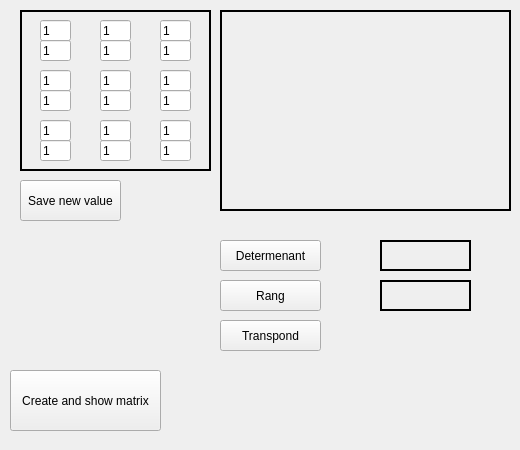
<?xml version="1.0" encoding="UTF-8"?>
<ui version="4.0">
 <class>Interface</class>
 <widget class="QWidget" name="Interface">
  <property name="geometry">
   <rect>
    <x>0</x>
    <y>0</y>
    <width>520</width>
    <height>450</height>
   </rect>
  </property>
  <property name="windowTitle">
   <string>Practice№3</string>
  </property>
  <widget class="QPushButton" name="Determenant">
   <property name="geometry">
    <rect>
     <x>220</x>
     <y>240</y>
     <width>101</width>
     <height>31</height>
    </rect>
   </property>
   <property name="text">
    <string>Determenant</string>
   </property>
  </widget>
  <widget class="QPushButton" name="Transponed">
   <property name="geometry">
    <rect>
     <x>220</x>
     <y>320</y>
     <width>101</width>
     <height>31</height>
    </rect>
   </property>
   <property name="text">
    <string>Transpond</string>
   </property>
   <property name="autoRepeat">
    <bool>false</bool>
   </property>
  </widget>
  <widget class="QPushButton" name="ShowMatrix">
   <property name="geometry">
    <rect>
     <x>10</x>
     <y>370</y>
     <width>151</width>
     <height>61</height>
    </rect>
   </property>
   <property name="text">
    <string>Create and show matrix</string>
   </property>
  </widget>
  <widget class="QPushButton" name="Rang">
   <property name="geometry">
    <rect>
     <x>220</x>
     <y>280</y>
     <width>101</width>
     <height>31</height>
    </rect>
   </property>
   <property name="text">
    <string>Rang</string>
   </property>
  </widget>
  <widget class="QFrame" name="frame">
   <property name="geometry">
    <rect>
     <x>20</x>
     <y>10</y>
     <width>191</width>
     <height>161</height>
    </rect>
   </property>
   <property name="frameShape">
    <enum>QFrame::Box</enum>
   </property>
   <property name="frameShadow">
    <enum>QFrame::Plain</enum>
   </property>
   <property name="lineWidth">
    <number>2</number>
   </property>
   <property name="midLineWidth">
    <number>0</number>
   </property>
   <widget class="QLineEdit" name="Znam22">
    <property name="geometry">
     <rect>
      <x>140</x>
      <y>130</y>
      <width>31</width>
      <height>21</height>
     </rect>
    </property>
    <property name="text">
     <string>1</string>
    </property>
   </widget>
   <widget class="QLineEdit" name="Chislit22">
    <property name="geometry">
     <rect>
      <x>140</x>
      <y>110</y>
      <width>31</width>
      <height>21</height>
     </rect>
    </property>
    <property name="text">
     <string>1</string>
    </property>
   </widget>
   <widget class="QLineEdit" name="Znam21">
    <property name="geometry">
     <rect>
      <x>140</x>
      <y>80</y>
      <width>31</width>
      <height>21</height>
     </rect>
    </property>
    <property name="text">
     <string>1</string>
    </property>
   </widget>
   <widget class="QLineEdit" name="Chislit21">
    <property name="geometry">
     <rect>
      <x>140</x>
      <y>60</y>
      <width>31</width>
      <height>21</height>
     </rect>
    </property>
    <property name="text">
     <string>1</string>
    </property>
   </widget>
   <widget class="QLineEdit" name="Znam20">
    <property name="geometry">
     <rect>
      <x>140</x>
      <y>30</y>
      <width>31</width>
      <height>21</height>
     </rect>
    </property>
    <property name="text">
     <string>1</string>
    </property>
   </widget>
   <widget class="QLineEdit" name="Chislit20">
    <property name="geometry">
     <rect>
      <x>140</x>
      <y>10</y>
      <width>31</width>
      <height>21</height>
     </rect>
    </property>
    <property name="text">
     <string>1</string>
    </property>
   </widget>
   <widget class="QLineEdit" name="Znam12">
    <property name="geometry">
     <rect>
      <x>80</x>
      <y>130</y>
      <width>31</width>
      <height>21</height>
     </rect>
    </property>
    <property name="text">
     <string>1</string>
    </property>
    <property name="TypeOfData" stdset="0">
     <double>0.000000000000000</double>
    </property>
   </widget>
   <widget class="QLineEdit" name="Chislit12">
    <property name="geometry">
     <rect>
      <x>80</x>
      <y>110</y>
      <width>31</width>
      <height>21</height>
     </rect>
    </property>
    <property name="text">
     <string>1</string>
    </property>
   </widget>
   <widget class="QLineEdit" name="Znam00">
    <property name="geometry">
     <rect>
      <x>20</x>
      <y>30</y>
      <width>31</width>
      <height>21</height>
     </rect>
    </property>
    <property name="text">
     <string>1</string>
    </property>
   </widget>
   <widget class="QLineEdit" name="Chislit02">
    <property name="geometry">
     <rect>
      <x>20</x>
      <y>110</y>
      <width>31</width>
      <height>21</height>
     </rect>
    </property>
    <property name="text">
     <string>1</string>
    </property>
   </widget>
   <widget class="QLineEdit" name="Chislit11">
    <property name="geometry">
     <rect>
      <x>80</x>
      <y>60</y>
      <width>31</width>
      <height>21</height>
     </rect>
    </property>
    <property name="text">
     <string>1</string>
    </property>
   </widget>
   <widget class="QLineEdit" name="Znam11">
    <property name="geometry">
     <rect>
      <x>80</x>
      <y>80</y>
      <width>31</width>
      <height>21</height>
     </rect>
    </property>
    <property name="text">
     <string>1</string>
    </property>
   </widget>
   <widget class="QLineEdit" name="Chislit10">
    <property name="geometry">
     <rect>
      <x>80</x>
      <y>10</y>
      <width>31</width>
      <height>21</height>
     </rect>
    </property>
    <property name="text">
     <string>1</string>
    </property>
   </widget>
   <widget class="QLineEdit" name="Znam02">
    <property name="geometry">
     <rect>
      <x>20</x>
      <y>130</y>
      <width>31</width>
      <height>21</height>
     </rect>
    </property>
    <property name="text">
     <string>1</string>
    </property>
   </widget>
   <widget class="QLineEdit" name="Znam01">
    <property name="geometry">
     <rect>
      <x>20</x>
      <y>80</y>
      <width>31</width>
      <height>21</height>
     </rect>
    </property>
    <property name="text">
     <string>1</string>
    </property>
   </widget>
   <widget class="QLineEdit" name="Znam10">
    <property name="geometry">
     <rect>
      <x>80</x>
      <y>30</y>
      <width>31</width>
      <height>21</height>
     </rect>
    </property>
    <property name="text">
     <string>1</string>
    </property>
   </widget>
   <widget class="QLineEdit" name="Chislit00">
    <property name="geometry">
     <rect>
      <x>20</x>
      <y>10</y>
      <width>31</width>
      <height>21</height>
     </rect>
    </property>
    <property name="text">
     <string>1</string>
    </property>
   </widget>
   <widget class="QLineEdit" name="Chislit01">
    <property name="geometry">
     <rect>
      <x>20</x>
      <y>60</y>
      <width>31</width>
      <height>21</height>
     </rect>
    </property>
    <property name="text">
     <string>1</string>
    </property>
   </widget>
  </widget>
  <widget class="QLabel" name="output">
   <property name="geometry">
    <rect>
     <x>230</x>
     <y>10</y>
     <width>281</width>
     <height>181</height>
    </rect>
   </property>
   <property name="font">
    <font>
     <family>Cascadia Mono SemiBold</family>
     <pointsize>12</pointsize>
     <weight>75</weight>
     <bold>true</bold>
    </font>
   </property>
   <property name="text">
    <string/>
   </property>
  </widget>
  <widget class="QPushButton" name="DataMatrixShow">
   <property name="geometry">
    <rect>
     <x>20</x>
     <y>180</y>
     <width>101</width>
     <height>41</height>
    </rect>
   </property>
   <property name="text">
    <string>Save new value</string>
   </property>
  </widget>
  <widget class="QFrame" name="detframe">
   <property name="geometry">
    <rect>
     <x>380</x>
     <y>240</y>
     <width>91</width>
     <height>31</height>
    </rect>
   </property>
   <property name="frameShape">
    <enum>QFrame::Box</enum>
   </property>
   <property name="frameShadow">
    <enum>QFrame::Plain</enum>
   </property>
   <property name="lineWidth">
    <number>2</number>
   </property>
  </widget>
  <widget class="QFrame" name="rangframe">
   <property name="geometry">
    <rect>
     <x>380</x>
     <y>280</y>
     <width>91</width>
     <height>31</height>
    </rect>
   </property>
   <property name="frameShape">
    <enum>QFrame::Box</enum>
   </property>
   <property name="frameShadow">
    <enum>QFrame::Plain</enum>
   </property>
   <property name="lineWidth">
    <number>2</number>
   </property>
   <widget class="QLabel" name="Rang_2">
    <property name="geometry">
     <rect>
      <x>10</x>
      <y>0</y>
      <width>71</width>
      <height>31</height>
     </rect>
    </property>
    <property name="text">
     <string/>
    </property>
   </widget>
  </widget>
  <widget class="QFrame" name="frame_2">
   <property name="geometry">
    <rect>
     <x>220</x>
     <y>10</y>
     <width>291</width>
     <height>201</height>
    </rect>
   </property>
   <property name="frameShape">
    <enum>QFrame::Box</enum>
   </property>
   <property name="frameShadow">
    <enum>QFrame::Plain</enum>
   </property>
   <property name="lineWidth">
    <number>2</number>
   </property>
  </widget>
  <widget class="QLabel" name="Det">
   <property name="geometry">
    <rect>
     <x>390</x>
     <y>240</y>
     <width>71</width>
     <height>31</height>
    </rect>
   </property>
   <property name="text">
    <string/>
   </property>
  </widget>
  <zorder>frame</zorder>
  <zorder>Determenant</zorder>
  <zorder>Transponed</zorder>
  <zorder>ShowMatrix</zorder>
  <zorder>Rang</zorder>
  <zorder>output</zorder>
  <zorder>DataMatrixShow</zorder>
  <zorder>detframe</zorder>
  <zorder>rangframe</zorder>
  <zorder>frame_2</zorder>
  <zorder>Det</zorder>
 </widget>
 <resources/>
 <connections/>
</ui>
